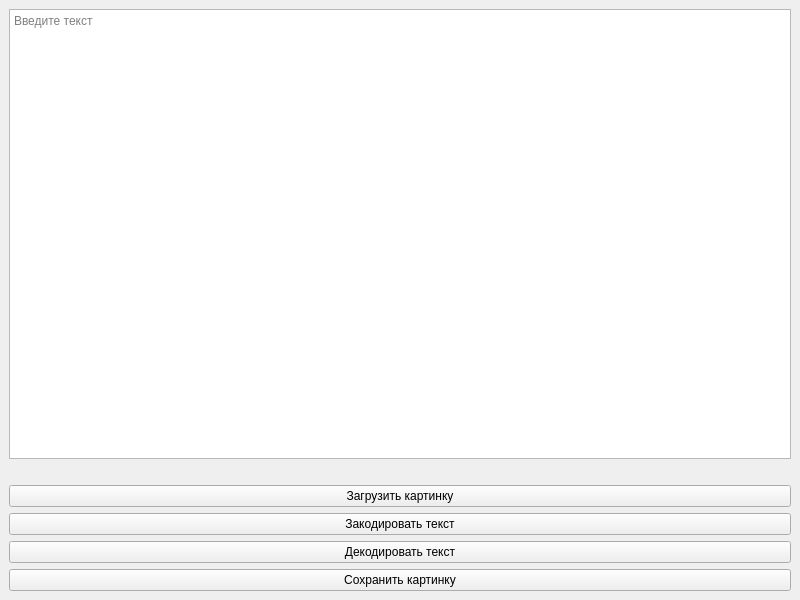
<?xml version="1.0" encoding="UTF-8"?>
<ui version="4.0">
 <class>MainWindow</class>
 <widget class="QMainWindow" name="MainWindow">
  <property name="geometry">
   <rect>
    <x>0</x>
    <y>0</y>
    <width>800</width>
    <height>600</height>
   </rect>
  </property>
  <property name="windowTitle">
   <string>MainWindow</string>
  </property>
  <widget class="QWidget" name="centralwidget">
   <layout class="QVBoxLayout" name="verticalLayout">
    <item>
     <widget class="QPlainTextEdit" name="plainTextEdit">
      <property name="placeholderText">
       <string>Введите текст</string>
      </property>
     </widget>
    </item>
    <item>
     <widget class="QLabel" name="label">
      <property name="text">
       <string/>
      </property>
     </widget>
    </item>
    <item>
     <widget class="QPushButton" name="loadImgButton">
      <property name="text">
       <string>Загрузить картинку</string>
      </property>
     </widget>
    </item>
    <item>
     <widget class="QPushButton" name="encodeTxtButton">
      <property name="text">
       <string>Закодировать текст</string>
      </property>
     </widget>
    </item>
    <item>
     <widget class="QPushButton" name="pushButton_4">
      <property name="text">
       <string>Декодировать текст</string>
      </property>
     </widget>
    </item>
    <item>
     <widget class="QPushButton" name="saveImgButton">
      <property name="text">
       <string>Сохранить картинку</string>
      </property>
     </widget>
    </item>
   </layout>
  </widget>
 </widget>
 <resources/>
 <connections/>
</ui>
